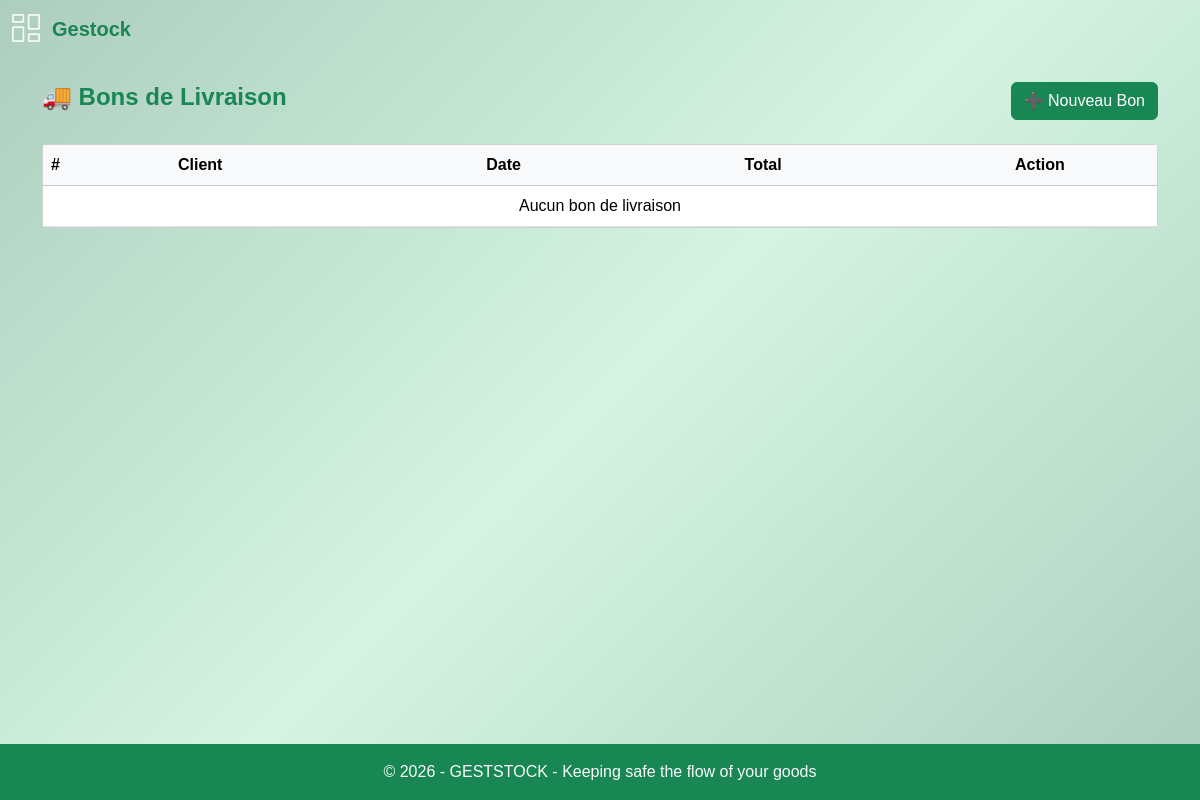
Before: /bon-livraison with the older database file.
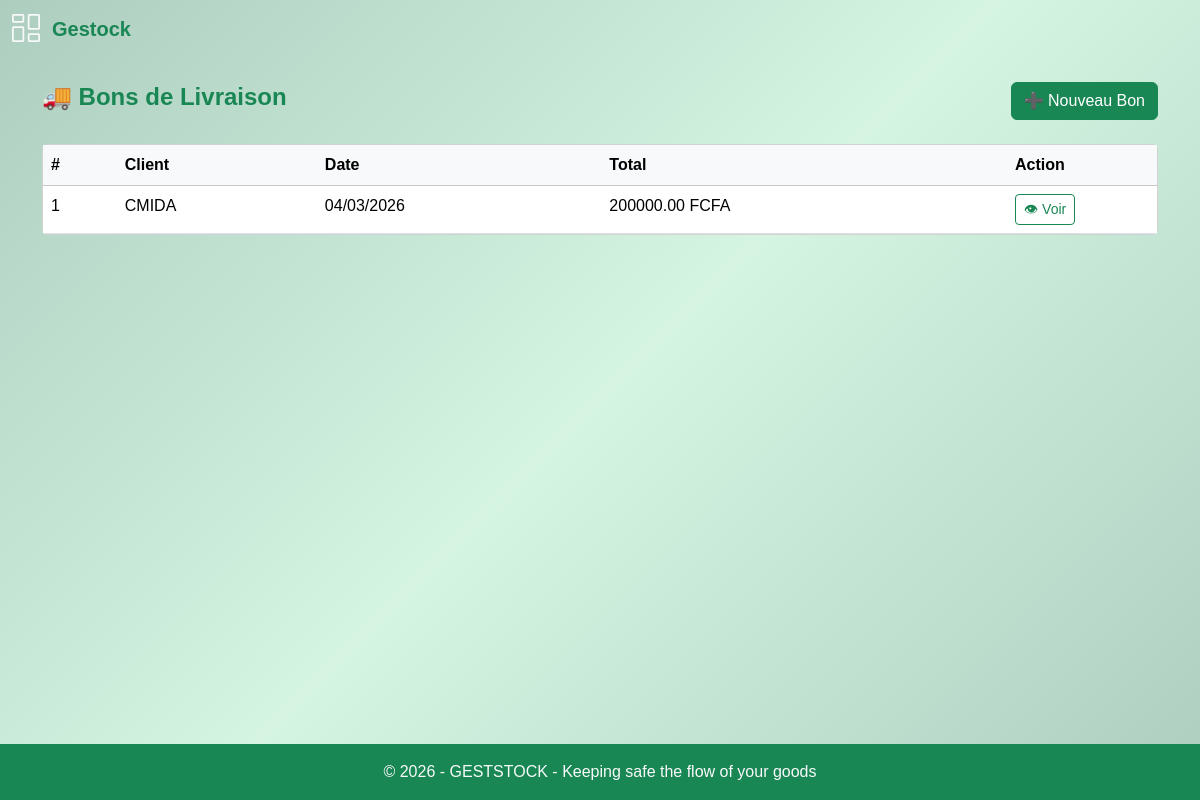
After: the same page with the newer database file.
### models.py (models this page shows, shortened)
class BonLivraison(db.Model):
    __tablename__ = "bon_livraison"
    id = db.Column(db.Integer, primary_key=True)
    client_id = db.Column(db.Integer, db.ForeignKey("client.id"), nullable=False)
    date_creation = db.Column(db.DateTime, default=datetime.utcnow)
    numero = db.Column(db.String(30), unique=True, nullable=False)
    lignes = db.relationship(
        "LigneBonLivraison",
        backref="bon",
        cascade="all, delete-orphan"
    )
    client = db.relationship("Client", backref="bons_livraison")
    @property
    def total(self):
        return sum(ligne.sous_total for ligne in self.lignes)

class Client(db.Model):
    id = db.Column(db.Integer, primary_key=True)
    nom_client = db.Column(db.String(100), nullable=False)
    telephone = db.Column(db.String(30))
    adresse_email = db.Column(db.String(255))
    ville = db.Column(db.String(100))
    numero_rcc = db.Column(db.String(50))

class LigneBonLivraison(db.Model):
    __tablename__ = "ligne_bon_livraison"
    id = db.Column(db.Integer, primary_key=True)
    bon_id = db.Column(
        db.Integer,
        db.ForeignKey("bon_livraison.id"),   # ✅ CORRECTION ICI
        nullable=False
    )
    produit_id = db.Column(
        db.Integer,
        db.ForeignKey("produit.id"),
        nullable=False
    )
    quantite = db.Column(db.Integer, nullable=False)
    prix_unitaire = db.Column(db.Numeric(10,2), nullable=False)
    produit = db.relationship("Produit")
    @property
    def sous_total(self):
        return self.quantite * self.prix_unitaire

### routes.py (the view)
@app.route("/bon-livraison")
def liste_bons_livraison():
    bons = BonLivraison.query.order_by(
        BonLivraison.date_creation.desc()
    ).all()
    return render_template("bon_livraison_liste.html", bons=bons)

### routes.py (called while the page is built)
@app.after_request
def disable_cache(response):
    response.headers["Cache-Control"] = "no-store, no-cache, must-revalidate, private"
    response.headers["Pragma"] = "no-cache"
    response.headers["Expires"] = "0"
    return response

@app.context_processor
def utility_processor():
    def is_active(prefix):
        return request.endpoint and prefix in request.endpoint
    return dict(is_active=is_active)

### templates/bon_livraison_liste.html (shortened to what this page needs)
{% extends "base.html" %}
{% block content %}
<div class="container mt-4">
    <div class="d-flex justify-content-between align-items-center mb-4">
        <h4 class="fw-bold text-success">🚚 Bons de Livraison</h4>
        <a href="{{ url_for('nouveau_bon_livraison') }}"
           class="btn btn-success">
            ➕ Nouveau Bon
        </a>
    </div>
    <div class="card">
        <div class="card-body p-0">
            <table class="table table-hover mb-0">
                <thead class="table-light">
                    <tr>
                        <th>#</th>
                        <th>Client</th>
                        <th>Date</th>
                        <th>Total</th>
                        <th width="150">Action</th>
                    </tr>
                </thead>
                <tbody>
                    {% for bon in bons %}
                    <tr>
                        <td>{{ bon.id }}</td>
                        <td>{{ bon.client.nom_client }}</td>
                        <td>{{ bon.date_creation.strftime('%d/%m/%Y') }}</td>
                        <td>{{ bon.total }} FCFA</td>
                        <td>
                            <a href="{{ url_for('detail_bon_livraison', id=bon.id) }}"
                               class="btn btn-sm btn-outline-success">
                               👁 Voir
                            </a>
                        </td>
                    </tr>
                    {% else %}
                    <tr>
                        <td colspan="5" class="text-center">
                            Aucun bon de livraison
                        </td>
                    </tr>
                    {% endfor %}
                </tbody>
            </table>
        </div>
    </div>
</div>
{% endblock %}

### templates/base.html (shortened to what this page needs)
<!DOCTYPE html>
<html lang="fr">
<head>
    <link rel="stylesheet" href="/static/style/styles.css">
    <link rel="stylesheet" href="{{ url_for('static', filename='css/bootstrap.min.css') }}">
    <link rel="stylesheet" href="{{ url_for('static', filename='style/styles.css') }}">
    <link rel="stylesheet" href="https://cdn.jsdelivr.net/npm/bootstrap-icons@1.11.3/font/bootstrap-icons.css">
</head>
<body class="d-flex flex-column min-vh-100 bg-gradient-success">
    <header class="container-fluid py-2">
        <div class="row align-items-between">
            <div class="col-2 gap-2 d-flex align-items-center">
                    <i class="bi bi-columns-gap text-light fs-3"></i>
                <span class="fs-5 px-1 fw-semibold text-success">
                    Gestock
                </span>
            </div>
            <div class="col-10 d-flex gap-4 justify-content-end align-items-center">
            </div>
        </div>
    </header>
    <main class="container-fluid flex-fill">
            <div class="row">
                  <section class="{% if current_user.is_authenticated %}col-9 col-md-10{% else %}col-12{% endif %}">
                     {% block content %}{% endblock %}
                  </section>
             </div>
    </main>
    <footer class="bg-success text-light text-center py-3 mt-auto">
        <p class="mb-0">© 2026 - GESTSTOCK - Keeping safe the flow of your goods </p>
    </footer>
</body>
</html>

### static/style/styles.css (style rules this page uses)
html { height: 100%; }
body { margin: 0; font-family: Arial, sans-serif; }
.bg-gradient-success { background: linear-gradient(135deg, #adcdbf, #d5f5e2, #adcdbf); }
.table td, .table th { white-space: nowrap; }

Changed rows visible on the page:
added BonLivraison: id "1", client.nom_client "CMIDA", date_creation "04/03/2026", total "200000.00"
Other visible differences:
text no longer shown: "Aucun bon de livraison"
